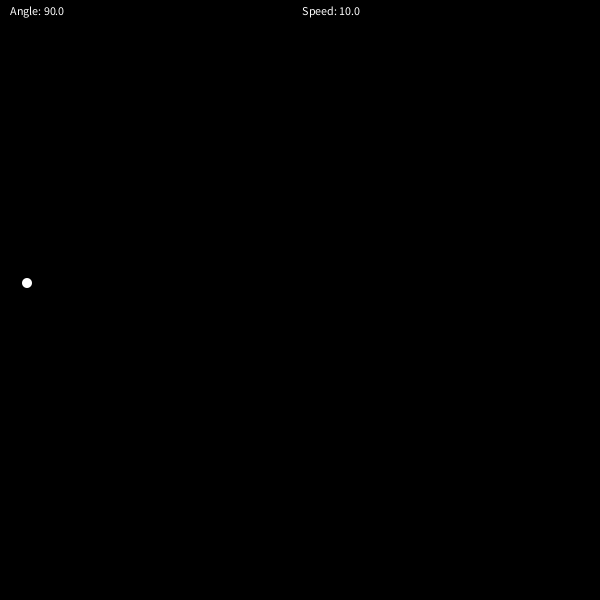
Frame 1 (no input)
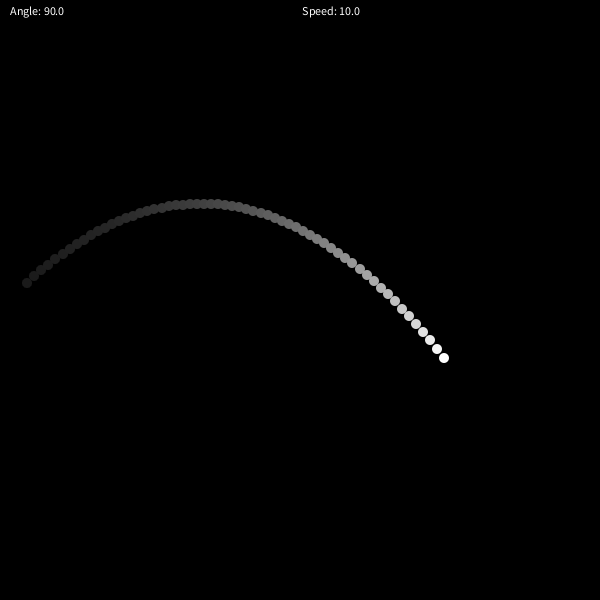
Frame 60 (the mouse pressed at the canvas centre just before this capture)
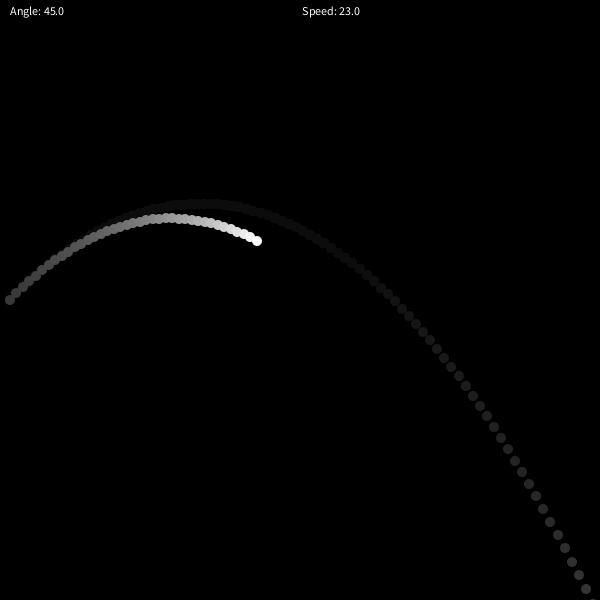
Frame 120 (the mouse held since frame 60 and released just before this capture)

The Processing sketch that drew these frames (run headless with seeded random() and noise(); from frame 60 on, the mouse is pressed at the canvas centre):

// Processing sketch: sketch_190129a
// ── sketch_190129a.pde
double time;
double speed,tmpspeed;
double gravitation=1.63;

float corner,tmpcorner;
void setup(){
  size(600,600);
  smooth();
  noStroke();
   background(0);
  time=1;
  speed=25;
  tmpspeed= speed;
  corner=45;
  tmpcorner=corner;
}

void draw(){
  int startX=10;
  int startY=height/2;
  fill(0,0,0,10);
  rect(0,0,width,height);
  fill(255);
  int xpos=(int)(startX + throw_x(time) );
  int ypos=(int)(startY -throw_y(time) );
  ellipse(xpos,ypos,10,10);
  time+=0.4;
  
  if (xpos>width || ypos>height) {
    time=0;
    corner=tmpcorner;
    speed=tmpspeed;
  }
  float factorY=1-mouseY/(float)height;
  tmpcorner=90*factorY;
  
  float factorX=mouseX/(float)width;
  tmpspeed=10+26*factorX;
  fill(0);
  rect(0,0,width,20);
  fill(255);
  text("Angle: "+tmpcorner,10,15);
  text(" Speed: "+tmpspeed,width/2,15);
}

double  throw_x(double time) { return speed*time*cos(radians(corner)); }
double  throw_y(double time) { return (speed*time*sin(radians(corner)) - gravitation/2*time*time); }
